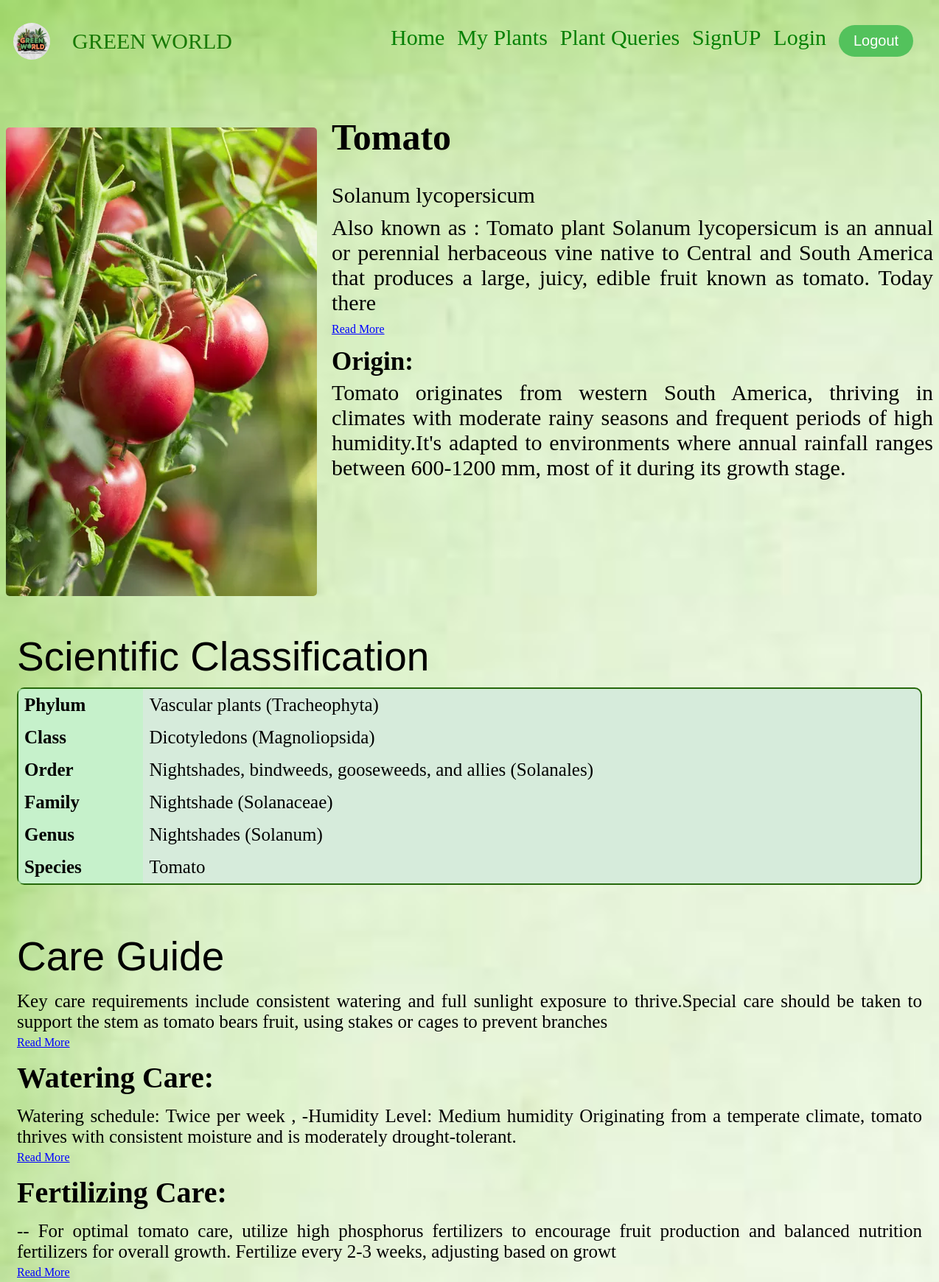
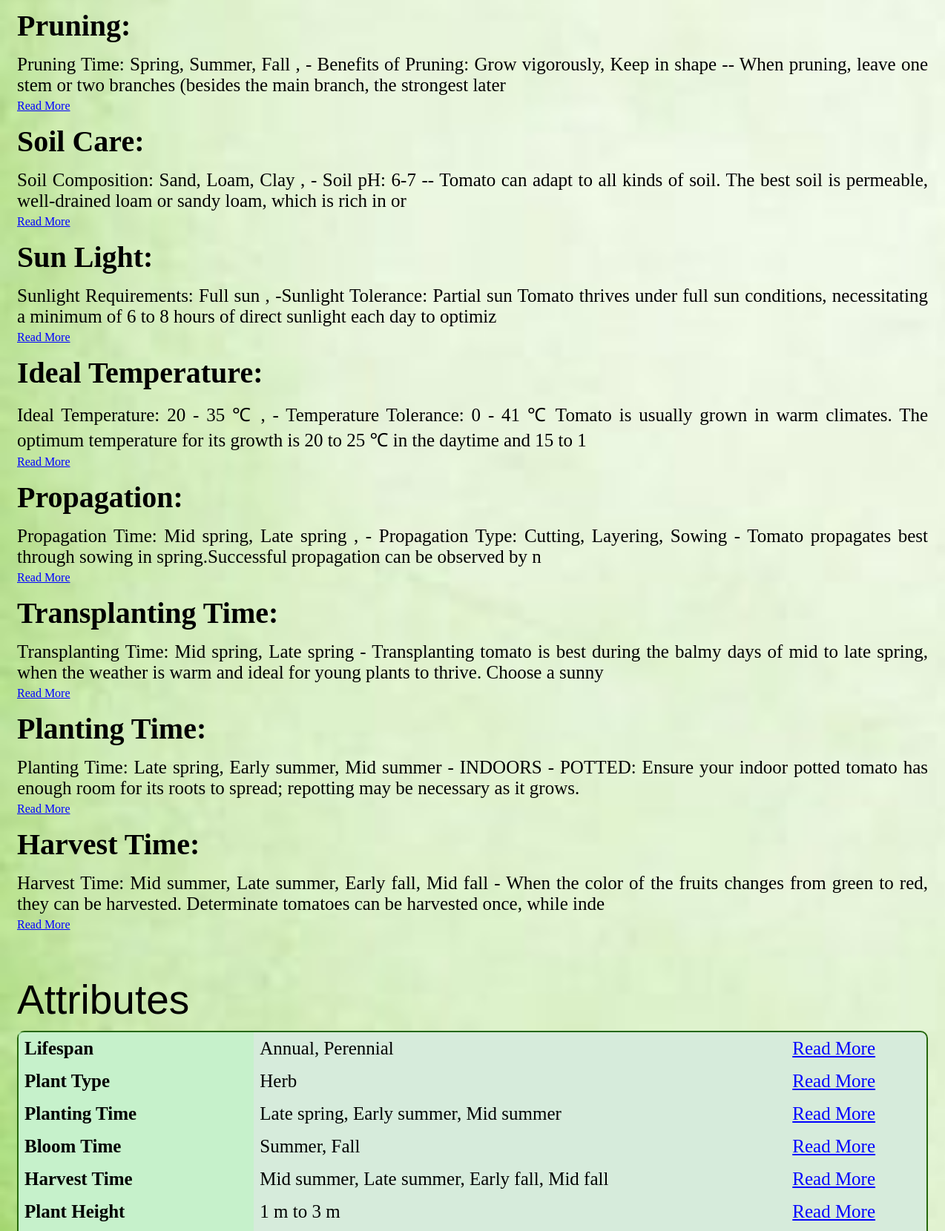
/plants/plant/1/ (upper part), run on the app's committed database (2 pictures, top to bottom).
### plants/models.py (models this page shows, shortened)
class Plants_Types(models.Model):
    name = models.CharField(max_length=100, verbose_name='common_name')
    scientific_name = models.CharField(max_length=150)
    image = models.ImageField(upload_to='images/')
    descriptions = models.TextField()
    plant_origin = models.TextField(null=True, blank=True)
    category = models.ForeignKey(CategoryPlant, on_delete=models.CASCADE, null=True, blank=True)
    class Meta:
        verbose_name = 'plant'

class Scientific_Classification(models.Model):
    plant_type = models.OneToOneField(Plants_Types, on_delete=models.CASCADE, null=True, blank=True)
    phylum = models.CharField(max_length=100, null=True, blank=True)
    Class = models.CharField(max_length=100, null=True, blank=True)
    order = models.CharField(max_length=100, null=True, blank=True)
    family = models.CharField(max_length=100, null=True, blank=True)
    genus = models.CharField(max_length=100, null=True, blank=True)
    species = models.CharField(max_length=100, null=True, blank=True)

class Care_Guide(models.Model):
    plant_type = models.OneToOneField(Plants_Types, on_delete=models.CASCADE, null=True, blank=True)
    overview = models.TextField(null=True, blank=True)
    watering_care = models.TextField(null=True, blank=True)
    fertilizing_care = models.TextField(null=True, blank=True)
    pruning = models.TextField(null=True, blank=True)
    soil_care = models.TextField(null=True, blank=True)
    sun_light = models.TextField(null=True, blank=True)
    IdealTemperature = models.TextField(null=True, blank=True)
    Propagation = models.TextField(null=True, blank=True)
    TransplantingTime = models.TextField(null=True, blank=True)
    PlantingTime = models.TextField(null=True, blank=True)
    HarvestTime = models.TextField(null=True, blank=True)

class Attributes(models.Model):
    plant_type = models.OneToOneField(Plants_Types, on_delete=models.CASCADE, null=True, blank=True)
    Lifespan = models.CharField(max_length=100, null=True, blank=True)
    Plant_Type = models.CharField(max_length=200, null=True, blank=True)
    Planting_Time = models.CharField(max_length=100, null=True, blank=True)
    Bloom_Time = models.CharField(max_length=200, null=True, blank=True)
    Harvest_Time = models.CharField(max_length=200, null=True, blank=True)
    Plant_Height = models.CharField(max_length=100, null=True, blank=True)
    Spread = models.CharField(max_length=50, null=True, blank=True)
    Flower_Size = models.CharField(max_length=100, null=True, blank=True)
    Dormancy = models.CharField(max_length=100, null=True, blank=True)
    Leaf_type = models.CharField(max_length=100, null=True, blank=True)
    Ideal_Temperature = models.CharField(max_length=100, null=True, blank=True)
    Pollinators = models.CharField(max_length=100, null=True, blank=True)
    Growth_Rate = models.CharField(max_length=100, null=True, blank=True)
    Water = models.CharField(max_length=100, null=True, blank=True)
    Sunlight = models.CharField(max_length=100,null=True, blank=True)

### plants/views.py (the view)
# urls.py: path('plant/<int:plant_id>/', views.plant_detail, name='plant_detail'),
def plant_detail(request, plant_id):
    plant = get_object_or_404(Plants_Types, pk=plant_id)
    classification = Scientific_Classification.objects.filter(plant_type=plant).first()
    care_guide = Care_Guide.objects.filter(plant_type=plant).first()
    attributes = Attributes.objects.filter(plant_type=plant).first()
    return render(request, 'plants/plant_detail.html', {'plant': plant,'classification': classification,
        'care_guide': care_guide,
        'attributes': attributes})

### templates/plants/plant_detail.html (shortened to what this page needs)
{% load static %}
<!DOCTYPE html>
<html lang="en">
<head>
    <link rel="stylesheet" href="{% static 'css/plant_detail.css' %}">
</head>
<body class="body">
    <header>
        <div class="logo">
            <div class="img_box">
                <img src="{% static 'images/imdg_3.jpg' %}" alt="Green World">
            </div>
            <a href="{% url 'index' %}"> Green World</a>
        </div>
        <ul>
            <li><a href="{% url 'index' %}">Home</a></li>
            <li><a href="{% url 'favorites' %}">My Plants</a></li>
            <li><a href="{% url 'process_question' %}">Plant Queries</a></li>
            <li><a href="{% url 'register' %}">SignUP</a></li>
            <li><a href="{% url 'login' %}">Login</a></li>
            <li>
                <form action="{% url 'logout' %}" method="post">
                    <button type="submit" class="logout-button">Logout</button>
                </form>
            </li>
        </ul>
    </header>
    <div class="plant_info">
        <img src="{{ plant.image.url }}" alt="Image of {{ plant.name }}">
        <div class="plant_details">
            <h1>{{ plant.name }}</h1>
            {% if plant.scientific_name %}
                <p>{{ plant.scientific_name }}</p>
            {% endif %}
            {% if plant.descriptions %}
                <p>
                    {{ plant.descriptions|slice:":200" }}
                </p>
                <button class="read-more-button" data-target="plant-desc" onclick="toggleReadMore('plant-desc')">Read More</button>
            {% endif %}
            {% if plant.plant_origin %}
                <h4>Origin:</h4>
                <p>{{ plant.plant_origin }}</p>
            {% endif %}
        </div>
    </div>
    <div class="plant_scientific">
        <h2>Scientific Classification</h2>
        {% if classification %}
            <table>
                {% if classification.phylum %}
                    <tr><th>Phylum</th><td>{{ classification.phylum }}</td></tr>
                {% endif %}
                {% if classification.Class %}
                    <tr><th>Class</th><td>{{ classification.Class }}</td></tr>
                {% endif %}
                {% if classification.order %}
                    <tr><th>Order</th><td>{{ classification.order }}</td></tr>
                {% endif %}
                {% if classification.family %}
                    <tr><th>Family</th><td>{{ classification.family }}</td></tr>
                {% endif %}
                {% if classification.genus %}
                    <tr><th>Genus</th><td>{{ classification.genus }}</td></tr>
                {% endif %}
                {% if classification.species %}
                    <tr><th>Species</th><td>{{ classification.species }}</td></tr>
                {% endif %}
            </table>
        {% else %}
            <p>No classification information available.</p>
        {% endif %}
    </div>
    <div class="plant_care">
        <h2>Care Guide</h2>
        {% if care_guide %}
            <div>
                {% if care_guide.overview %}
                    <p>
                        {{ care_guide.overview|slice:":200" }}
                    </p>
                    <button class="read-more-button" data-target="care-overview" onclick="toggleReadMore('care-overview')">Read More</button>
                {% endif %}
                {% if care_guide.watering_care %}
                    <h4>Watering Care:</h4>
                    <p>
                        {{ care_guide.watering_care|slice:":200" }}
                    </p>
                    <button class="read-more-button" data-target="watering-care" onclick="toggleReadMore('watering-care')">Read More</button>
                {% endif %}
                {% if care_guide.fertilizing_care %}
                    <h4>Fertilizing Care: </h4>
                    <p>
                        {{ care_guide.fertilizing_care|slice:":200" }}
                    </p>
                    <button class="read-more-button" data-target="fertilizing-care" onclick="toggleReadMore('fertilizing-care')">Read More</button>
                {% endif %}
                {% if care_guide.pruning %}
                    <h4>Pruning: </h4>
                    <p>
                        {{ care_guide.pruning|slice:":200" }}
                    </p>
                    <button class="read-more-button" data-target="pruning" onclick="toggleReadMore('pruning')">Read More</button>
                {% endif %}
                {% if care_guide.soil_care %}
                    <h4>Soil Care: </h4>
                    <p>
                        {{ care_guide.soil_care|slice:":200" }}
                    </p>
                    <button class="read-more-button" data-target="soil-care" onclick="toggleReadMore('soil-care')">Read More</button>
                {% endif %}
                {% if care_guide.sun_light %}
                    <h4>Sun Light: </h4>
                    <p>
                        {{ care_guide.sun_light|slice:":200" }}
                    </p>
                    <button class="read-more-button" data-target="sun-light" onclick="toggleReadMore('sun-light')">Read More</button>
                {% endif %}
                {% if care_guide.IdealTemperature %}
                    <h4>Ideal Temperature: </h4>
                    <p>
                        {{ care_guide.IdealTemperature|slice:":200" }}
                    </p>
                    <button class="read-more-button" data-target="ideal-temperature" onclick="toggleReadMore('ideal-temperature')">Read More</button>
                {% endif %}
                {% if care_guide.Propagation %}
                    <h4>Propagation: </h4>
                    <p>
                        {{ care_guide.Propagation|slice:":200" }}
                    </p>
                    <button class="read-more-button" data-target="propagation" onclick="toggleReadMore('propagation')">Read More</button>
                {% endif %}
                {% if care_guide.TransplantingTime %}
                    <h4>Transplanting Time: </h4>
                    <p>
                        {{ care_guide.TransplantingTime|slice:":200" }}
                    </p>
                    <button class="read-more-button" data-target="transplanting-time" onclick="toggleReadMore('transplanting-time')">Read More</button>
                {% endif %}
                {% if care_guide.PlantingTime %}
                    <h4>Planting Time: </h4>
                    <p>
                        {{ care_guide.PlantingTime|slice:":200" }}
                    </p>
                    <button class="read-more-button" data-target="planting-time" onclick="toggleReadMore('planting-time')">Read More</button>
                {% endif %}
                {% if care_guide.HarvestTime %}
                    <h4>Harvest Time: </h4>
                    <p>
                        {{ care_guide.HarvestTime|slice:":200" }}
                    </p>
                    <button class="read-more-button" data-target="harvest-time" onclick="toggleReadMore('harvest-time')">Read More</button>
                {% endif %}
            </div>
        {% else %}
            <p>No care guide available.</p>
        {% endif %}
    </div>
    <div class="plant_attributes">
        <h2>Attributes</h2>
        {% if attributes %}
            <table>
                {% if attributes.Lifespan %}
                    <tr>
                        <th>Lifespan</th>
                        <td>
                            {{ attributes.Lifespan|slice:":200" }}
                        </td>
                        <td>
                            <button class="read-more-button" data-target="lifespan" onclick="toggleReadMore('lifespan')">Read More</button>
                        </td>
                    </tr>
                {% endif %}
                {% if attributes.Plant_Type %}
                    <tr>
                        <th>Plant Type</th>
                        <td>
                            {{ attributes.Plant_Type|slice:":200" }}
                        </td>
                        <td>
                            <button class="read-more-button" data-target="plant-type" onclick="toggleReadMore('plant-type')">Read More</button>
                        </td>
                    </tr>
                {% endif %}
                {% if attributes.Planting_Time %}
                    <tr>
                        <th>Planting Time</th>
                        <td>
                            {{ attributes.Planting_Time|slice:":200" }}
                        </td>
                        <td>
                            <button class="read-more-button" data-target="planting-time-attr" onclick="toggleReadMore('planting-time-attr')">Read More</button>
                        </td>
                    </tr>
                {% endif %}
                {% if attributes.Bloom_Time %}
                    <tr>
                        <th>Bloom Time</th>
                        <td>
                            {{ attributes.Bloom_Time|slice:":200" }}
                        </td>
                        <td>
                            <button class="read-more-button" data-target="bloom-time" onclick="toggleReadMore('bloom-time')">Read More</button>
                        </td>
                    </tr>
                {% endif %}
                {% if attributes.Harvest_Time %}
                    <tr>
                        <th>Harvest Time</th>
                        <td>
                            {{ attributes.Harvest_Time|slice:":200" }}
                        </td>
                        <td>
                            <button class="read-more-button" data-target="harvest-time-attr" onclick="toggleReadMore('harvest-time-attr')">Read More</button>
                        </td>
                    </tr>
                {% endif %}
                {% if attributes.Plant_Height %}
                    <tr>
                        <th>Plant Height</th>
                        <td>
                            {{ attributes.Plant_Height|slice:":200" }}
                        </td>
                        <td>
                            <button class="read-more-button" data-target="plant-height" onclick="toggleReadMore('plant-height')">Read More</button>
                        </td>
                    </tr>
                {% endif %}
            </table>
        {% else %}
            <p>No attributes information available.</p>
        {% endif %}
    </div>
</body>
</html>

### data on the page
Plants_Types: image (picture), name "Tomato", scientific_name "Solanum lycopersicum", descriptions "Also known as : Tomato plant Solanum lycopersicum is an annual or perennial herbaceous vine native to Central and South America that produces a large, juicy, edible fruit known as tomato. Today there", plant_origin "Tomato originates from western South America, thriving in climates with moderate rainy seasons and frequent periods of high humidity.It's adapted to environments where annual rainfall ranges between 600-1200 mm, most of it during its growth stage."
Scientific_Classification: phylum "Vascular plants (Tracheophyta)", Class "Dicotyledons (Magnoliopsida)", order "Nightshades, bindweeds, gooseweeds, and allies (Solanales)", family "Nightshade (Solanaceae)", genus "Nightshades (Solanum)", species "Tomato"
Care_Guide: overview "Key care requirements include consistent watering and full sunlight exposure to thrive.Special care should be taken to support the stem as tomato bears fruit, using stakes or cages to prevent branches", watering_care "Watering schedule: Twice per week , -Humidity Level: Medium humidity Originating from a temperate climate, tomato thrives with consistent moisture and is moderately drought-tolerant.", fertilizing_care "-- For optimal tomato care, utilize high phosphorus fertilizers to encourage fruit production and balanced nutrition fertilizers for overall growth. Fertilize every 2-3 weeks, adjusting based on growt", pruning "Pruning Time: Spring, Summer, Fall , - Benefits of Pruning: Grow vigorously, Keep in shape -- When pruning, leave one stem or two branches (besides the main branch, the strongest later", soil_care "Soil Composition: Sand, Loam, Clay , - Soil pH: 6-7 -- Tomato can adapt to all kinds of soil. The best soil is permeable, well-drained loam or sandy loam, which is rich in or", sun_light "Sunlight Requirements: Full sun , -Sunlight Tolerance: Partial sun Tomato thrives under full sun conditions, necessitating a minimum of 6 to 8 hours of direct sunlight each day to optimiz", IdealTemperature "Ideal Temperature: 20 - 35 ℃ , - Temperature Tolerance: 0 - 41 ℃ Tomato is usually grown in warm climates. The optimum temperature for its growth is 20 to 25 ℃ in the daytime and 15 to 1", Propagation "Propagation Time: Mid spring, Late spring , - Propagation Type: Cutting, Layering, Sowing - Tomato propagates best through sowing in spring.Successful propagation can be observed by n", TransplantingTime "Transplanting Time: Mid spring, Late spring - Transplanting tomato is best during the balmy days of mid to late spring, when the weather is warm and ideal for young plants to thrive. Choose a sunny", PlantingTime "Planting Time: Late spring, Early summer, Mid summer - INDOORS - POTTED: Ensure your indoor potted tomato has enough room for its roots to spread; repotting may be necessary as it grows.", HarvestTime "Harvest Time: Mid summer, Late summer, Early fall, Mid fall - When the color of the fruits changes from green to red, they can be harvested. Determinate tomatoes can be harvested once, while inde"
Attributes: Lifespan "Annual, Perennial", Plant_Type "Herb", Planting_Time "Late spring, Early summer, Mid summer", Bloom_Time "Summer, Fall", Harvest_Time "Mid summer, Late summer, Early fall, Mid fall", Plant_Height "1 m to 3 m"
